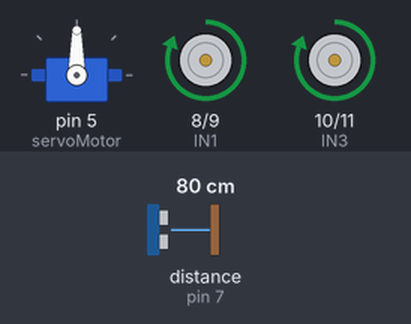
Simulated run of this sketch. Board: Arduino Uno, built with avr-gcc and run on an emulated ATmega328P. Parts: servo, motor-driver pin pairs drawn as motors (green arrow = first pin HIGH = forward, orange = second pin HIGH = backward, longer = more drive). Wiring (inferred from the names in the program): ultrasonic range finder: trigger pin 6; echo pin 7. The test bench sets the inputs (shaded band); at power-on: distance to the obstacle (sensor on pin 7) 80 cm. The echo pulse lasts 58.3 µs per cm.

Above: at 1.2 s.
1.3 s: distance to the obstacle (sensor on pin 7) set to 23 cm
2.8 s: distance to the obstacle (sensor on pin 7) set to 19 cm
At 3.9 s:
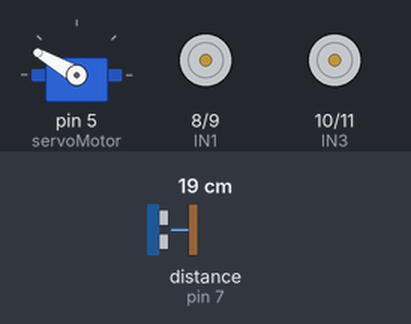
At 4.9 s:
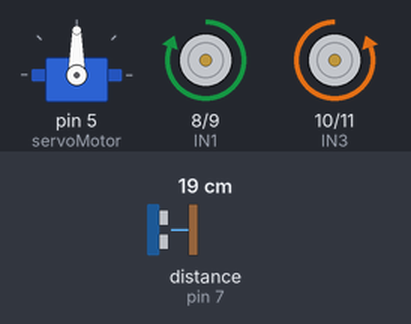
5.8 s: distance to the obstacle (sensor on pin 7) set to 2 cm
8.8 s: distance to the obstacle (sensor on pin 7) set to 4 cm
11.8 s: distance to the obstacle (sensor on pin 7) set to 35 cm
At 13.2 s:
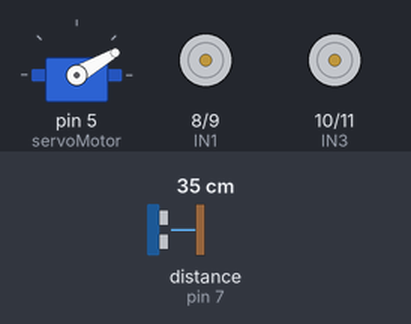
Timing chart, 0 to 15.3 s (numbered marks = the images above; inputs shaded):
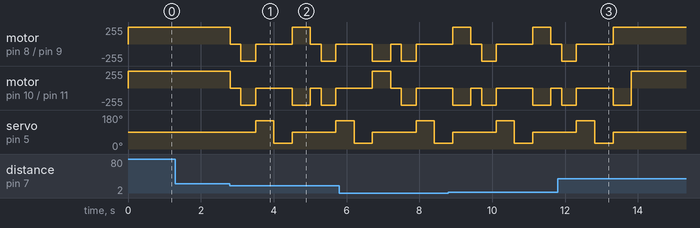

Measured:
- the behaviour switches between 22 and 21 cm on distance to the obstacle (sensor on pin 7) (found by bisection; images 0 and 1)
- after the input at 1.3 s, every drawn part: stays the same
- after the input at 11.8 s, motor on pin 8 (IN1) / pin 9 (IN2): goes on until 13.3 s, then stays forward 255/255; servo on pin 5 (servoMotor): goes on until 13.3 s, then stays 90°

The sketch:

rover_ultrasonic_servo_v1.ino
```cpp
#include <Servo.h>

#define IN1 8
#define IN2 9
#define IN3 10
#define IN4 11

#define TRIG 6
#define ECHO 7

Servo servoMotor;

int getDistance() {
  digitalWrite(TRIG, LOW);
  delayMicroseconds(2);
  digitalWrite(TRIG, HIGH);
  delayMicroseconds(10);
  digitalWrite(TRIG, LOW);

  long duration = pulseIn(ECHO, HIGH);
  return duration * 0.034 / 2;
}

void forward() {
  digitalWrite(IN1, HIGH); digitalWrite(IN2, LOW);
  digitalWrite(IN3, HIGH); digitalWrite(IN4, LOW);
}

void backward() {
  digitalWrite(IN1, LOW); digitalWrite(IN2, HIGH);
  digitalWrite(IN3, LOW); digitalWrite(IN4, HIGH);
}

void left() {
  digitalWrite(IN1, LOW); digitalWrite(IN2, HIGH);
  digitalWrite(IN3, HIGH); digitalWrite(IN4, LOW);
}

void right() {
  digitalWrite(IN1, HIGH); digitalWrite(IN2, LOW);
  digitalWrite(IN3, LOW); digitalWrite(IN4, HIGH);
}

void stopMotors() {
  digitalWrite(IN1, LOW); digitalWrite(IN2, LOW);
  digitalWrite(IN3, LOW); digitalWrite(IN4, LOW);
}

void setup() {
  pinMode(IN1, OUTPUT); pinMode(IN2, OUTPUT);
  pinMode(IN3, OUTPUT); pinMode(IN4, OUTPUT);

  pinMode(TRIG, OUTPUT);
  pinMode(ECHO, INPUT);

  servoMotor.attach(5);
  servoMotor.write(90);

  Serial.begin(9600);
}

void loop() {
  int distance = getDistance();

  if (distance > 20) {
    forward();
  } else {
    stopMotors();
    delay(300);

    backward();
    delay(400);
    stopMotors();

    servoMotor.write(150);
    delay(500);
    int leftDist = getDistance();

    servoMotor.write(30);
    delay(500);
    int rightDist = getDistance();

    servoMotor.write(90);

    if (leftDist > rightDist) {
      left();
    } else {
      right();
    }

    delay(500);
    stopMotors();
  }
}
```
